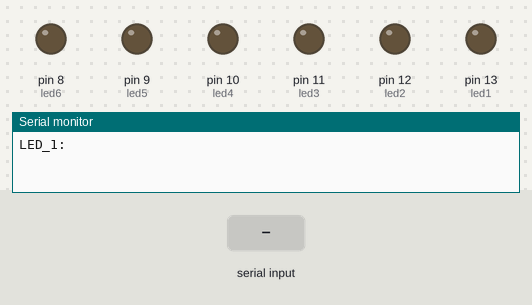
Bench run of a sketch on a simulated Arduino Uno, built with avr-gcc and run on an emulated ATmega328P. On the bench: output pins drawn as LEDs (lit = HIGH), the last lines printed to the serial monitor. Inputs (shaded band) come from the test bench.

Above: at 1.2 s.
1.3 s: "90,45,200,10,150,30\n" received over Serial
At 1.56 s:
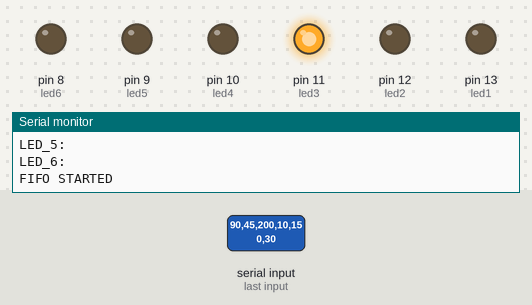
3.3 s: "90,45,200,10\n" received over Serial
At 4.55 s:
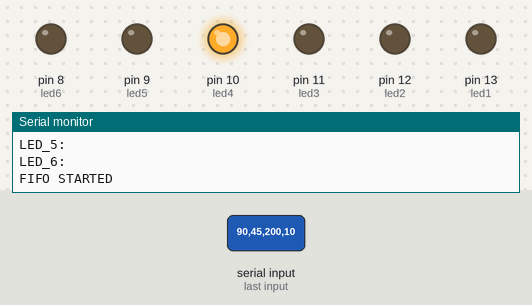
6.1 s: "30,150,10,200,45,90\n" received over Serial
At 6.23 s:
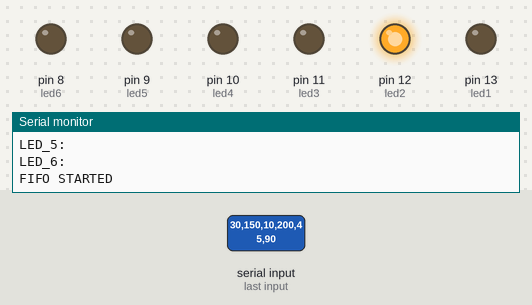
Timing chart, 0 to 9.1 s (numbered marks = the images above; inputs shaded):
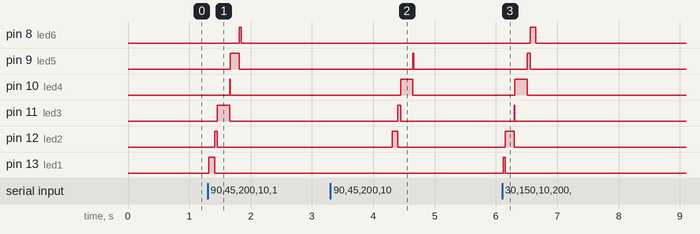

The sketch:

napallacan_cpe_411_activity_6_fifo1.ino
```cpp
// Franz Mark Napallacan
// BS CpE 4 - A
// CPE 411 - Activity 6
// FIFO

int led1 = 13;
int led2 = 12;
int led3 = 11;
int led4 = 10;
int led5 = 9;
int led6 = 8;

void setup()
{
  Serial.begin(9600);
   pinMode(led1, OUTPUT);
   pinMode(led2, OUTPUT);
   pinMode(led3, OUTPUT);
   pinMode(led4, OUTPUT);
   pinMode(led5, OUTPUT);
   pinMode(led6, OUTPUT);
}

void loop()
{
  //Input burst time for each LED in milliseconds

  Serial.println("LED_1: ");
  while (Serial.available() == 0) {
  }
  int led1= Serial.parseInt();

  Serial.println("LED_2: ");
   while (Serial.available() == 0) {
  }
  int led2= Serial.parseInt();

   Serial.println("LED_3: ");
   while (Serial.available() == 0) {
   }
  int led3 = Serial.parseInt();

   Serial.println("LED_4: ");
   while (Serial.available() == 0) {
  }
  int led4 = Serial.parseInt();
   Serial.println("LED_5: ");
   while (Serial.available() == 0) {
  }
  int led5= Serial.parseInt();

   Serial.println("LED_6: ");
  while (Serial.available() == 0) {
  }
  int led6= Serial.parseInt();


  // Executes the LED lights based on the input's burst time

  Serial.println("FIFO STARTED");

  digitalWrite(13, HIGH);
  delay(led1);
  digitalWrite(13, LOW);

  digitalWrite(12, HIGH);
  delay(led2);
  digitalWrite(12, LOW);

  digitalWrite(11, HIGH);
  delay(led3);
  digitalWrite(11, LOW);

  digitalWrite(10, HIGH);
  delay(led4);
  digitalWrite(10, LOW);

  digitalWrite(9, HIGH);
  delay(led5);
  digitalWrite(9, LOW);

  digitalWrite(8, HIGH);
  delay(led6);
  digitalWrite(8, LOW);


  Serial.println("FIFO FINISHED");
}
```

Measured:
- after the input at 1.3 s, pin 8 (led6): LOW → HIGH after 0.52 s, → LOW 0.03 s later; pin 9 (led5): LOW → HIGH after 0.37 s, → LOW 0.15 s later; pin 10 (led4): LOW → HIGH after 0.36 s, → LOW 0.01 s later; pin 11 (led3): LOW → HIGH after 0.16 s, → LOW 0.20 s later; pin 12 (led2): LOW → HIGH after 0.11 s, → LOW 0.05 s later
- after the input at 3.3 s, pin 9 (led5): LOW → HIGH after 1.3 s, → LOW 0.01 s later; pin 10 (led4): LOW → HIGH after 1.1 s, → LOW 0.20 s later; pin 11 (led3): LOW → HIGH after 1.1 s, → LOW 0.05 s later; pin 12 (led2): LOW → HIGH after 1.0 s, → LOW 0.09 s later
- after the input at 6.1 s, pin 8 (led6): LOW → HIGH after 0.46 s, → LOW 0.09 s later; pin 9 (led5): LOW → HIGH after 0.41 s, → LOW 0.05 s later; pin 10 (led4): LOW → HIGH after 0.21 s, → LOW 0.20 s later; pin 11 (led3): LOW → HIGH after 0.20 s, → LOW 0.01 s later; pin 12 (led2): LOW → HIGH after 0.05 s, → LOW 0.15 s later
